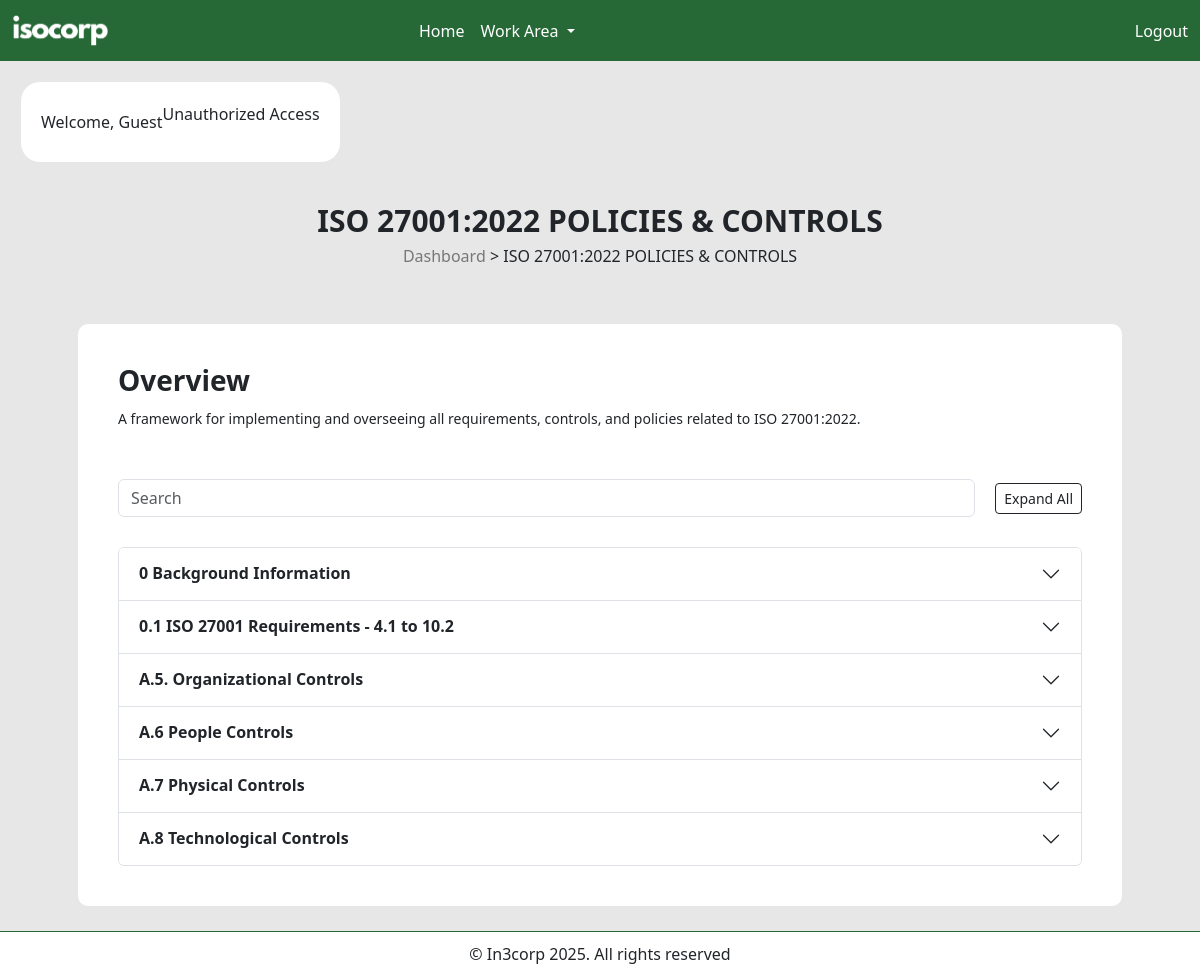
Page /dashboard.php on the committed database.
### tables this page shows
CREATE TABLE `policy` (
  `policy_id` int(11) NOT NULL,
  `policy_clause` varchar(15) DEFAULT NULL,
  `policy_name` varchar(100) DEFAULT NULL,
  `policy_det` longtext,
  `policy_status` varchar(15) DEFAULT NULL
);

### includes/config.php (called while the page is built, shortened)
<?php
$user_name = isset($_COOKIE['user_name']) ? $_COOKIE['user_name'] : (isset($_SESSION['user_name']) ? $_SESSION['user_name'] : 'Guest');
$user_role = isset($_COOKIE['user_role']) ? $_COOKIE['user_role'] : (isset($_SESSION['user_role']) ? $_SESSION['user_role'] : 'Guest');
?>

### screens/policies/policies.php (the view, shortened to what this page needs)
<div style="display: flex; justify-content: center; align-items: center; margin-top: 50px;">
    <div class="floating-search-input">
        <input type="text" id="searchInput" class="form-control" placeholder="Search" onkeyup="searchPolicies()" onblur="delayedReset()">
    </div>
    <div style="display: flex; justify-content: center; align-items: center;">
        <button class="btn btn-sm btn-outline-dark" id="expandAllBtn">Expand All</button>
    </div>
</div>
<div class="main-controls-section">
    <div class="accordion" id="accordionExample">
        <?php
        include 'includes/connection.php';
        $policy_query = "SELECT * FROM `policy`";
        $policy_result = mysqli_query($connection, $policy_query);
        if ($policy_result && mysqli_num_rows($policy_result) > 0) {
            while ($policy = mysqli_fetch_assoc($policy_result)) {
                $policy_id = $policy['policy_id'];
                $policy_clause = htmlspecialchars($policy['policy_clause']);
                $policy_name = htmlspecialchars($policy['policy_name']);
        ?>
                <div class="accordion-item">
                    <h2 class="accordion-header" id="headingPolicy<?= $policy_id ?>">
                        <button class="accordion-button collapsed" type="button" data-bs-toggle="collapse"
                            data-bs-target="#policy<?= $policy_id ?>" aria-expanded="false"
                            aria-controls="policy<?= $policy_id ?>">
                            <?= $policy_clause . " " . $policy_name ?>
                        </button>
                    </h2>
                </div>
        <?php
            }
        }
        ?>
    </div>
</div>

### includes/header.php (shortened to what this page needs)
<!doctype html>
<html lang="en">
<head>
  <link href="https://cdn.jsdelivr.net/npm/bootstrap@5.3.3/dist/css/bootstrap.min.css" rel="stylesheet"
>
  <link rel="stylesheet" href="assets/styles.css">
  <link href="https://cdnjs.cloudflare.com/ajax/libs/summernote/0.8.18/summernote-lite.min.css" rel="stylesheet">
</head>
<body>

### includes/navbar.php (shortened to what this page needs)
<?php
include 'includes/config.php';
?>
<nav class="navbar navbar-expand-lg bg-body-tertiary custom-navbar">
  <div class="container-fluid">
    <a class="navbar-brand" href="index.php">
      <img src="assets/logo/isocorp_logo_white.png" alt="">
    </a>
    <div class="collapse navbar-collapse" id="navbarSupportedContent">
      <ul class="navbar-nav me-auto mb-2 mb-lg-0">
        <li class="nav-item">
          <a class="nav-link" aria-current="page" href="index.php">Home</a>
        </li>
        <li class="nav-item dropdown">
          <a class="nav-link dropdown-toggle" href="#" role="button" data-bs-toggle="dropdown" aria-expanded="false">
            Work Area
          </a>
        </li>
      </ul>
      <form class="d-flex" role="search">
        <a class="nav-link" aria-current="page" href="logout.php"><ion-icon name="log-out-outline"></ion-icon>
          Logout</a>
      </form>
    </div>
  </div>
</nav>

### dashboard.php (shortened to what this page needs)
<?php
include('includes/header.php');
include('includes/navbar.php'); ?>
<div class="dashboard-container">
    <?php if ($user_role == '1') { ?>
        <div class="dashboard-welcome-tab">
            <h1>Welcome, <?php echo htmlspecialchars($user_name); ?></h1>
        </div>
    <?php } else { ?>
        <div class="dashboard-welcome-tab">
            <h1>Welcome, <?php echo htmlspecialchars($user_name); ?></h1>
            <p>Unauthorized Access</p>
        </div>
    <?php } ?>
</div>
<div class="dashboard-container">
    <div class="screen-name-container">
        <h1>ISO 27001:2022 POLICIES & CONTROLS</h1>
        <h2><a href="dashboard.php">Dashboard</a> > ISO 27001:2022 POLICIES & CONTROLS</h2>
    </div>
    <div class="center-aligned-container">
        <div class="policies-control-container">
            <h3>Overview</h3>
            <p>A framework for implementing and overseeing all requirements, controls, and policies related to ISO
                27001:2022.</p>
            <?php include('screens/policies/policies.php') ?>
        </div>
    </div>
</div>
<?php include('includes/footer.php'); ?>

### includes/footer.php (shortened to what this page needs)
<div class="page-footer">
  <p>&copy; In3corp 2025. All rights reserved</p>
</div>
  </body>
</html>

### assets/styles.css (style rules this page uses)
body { background-color: #e7e7e7; }
.page-footer { max-width: 100%; background-color: #fff; position: fixed; bottom: 0; width: 100%; padding: 10px; border-top: 1px solid #266937 !important; }
.page-footer p { margin: 0; text-align: center; }
.navbar { background-color: #266937 !important; }
.navbar-brand { color: #fff; }
.navbar-brand img { width: 25%; }
.nav-link { color: #fff; }
.dashboard-container { padding: 20px; }
.dashboard-welcome-tab { width: fit-content; height: auto; padding: 20px; border: 1px solid #e7e7e7; border-radius: 20px; background-color: #ffffff; display: flex; justify-content: center; align-items: center; }
.dashboard-welcome-tab h1 { font-size: 16px; margin: 0; }
.screen-name-container { width: 100%; display: flex; justify-content: center; align-items: center; flex-direction: column; }
.screen-name-container h1 { font-size: 30px; font-weight: 700; }
.screen-name-container h2 { font-size: 16px; }
.screen-name-container a { font-size: 16px; text-decoration: none; color: #777; }
.floating-search-input { flex: 1; margin-right: 20px; }
.center-aligned-container { display: flex; justify-content: center; align-items: center; flex-direction: column; width: 100%; margin-top: 50px; margin-bottom: 50px; }
.policies-control-container { width: 90%; background-color: #fff; border-radius: 10px; padding: 40px; }
.policies-control-container h3 { font-weight: 700; margin: 0; }
.policies-control-container p { margin: 0; font-weight: 300; font-size: 14px; margin-top: 10px; }
.main-controls-section { margin-top: 30px; }
.accordion-button { font-weight: 600; }

### rows in the picture
policy: policy_clause "0", policy_name "Background Information"
policy: policy_clause "0.1", policy_name "ISO 27001 Requirements - 4.1 to 10.2"
policy: policy_clause "A.5.", policy_name "Organizational Controls"
policy: policy_clause "A.6", policy_name "People Controls"
policy: policy_clause "A.7", policy_name "Physical Controls"
policy: policy_clause "A.8", policy_name "Technological Controls"

### other values in the picture
$user_name "Guest"
